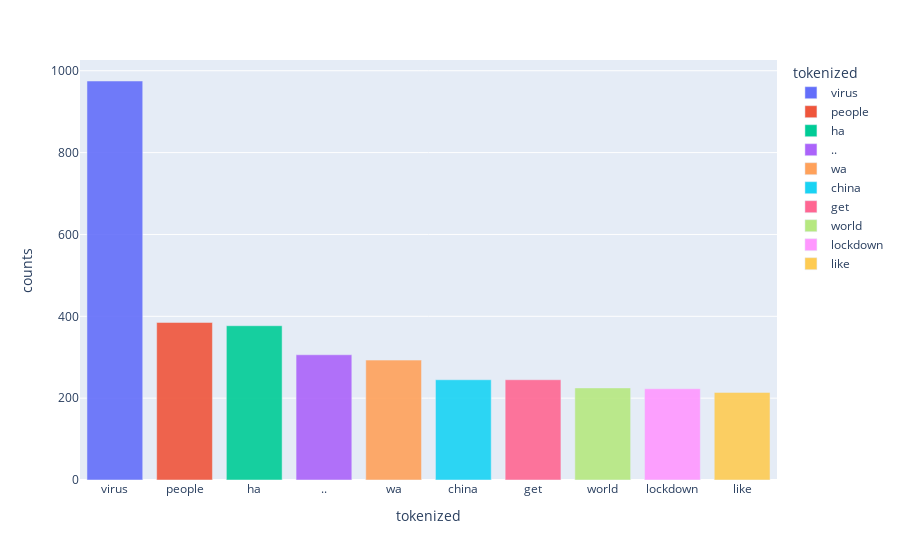

Notebook code cell kept with this figure:
### Code cell
gp1.daily_top10_barchart(df, date_selector.value)

### Figure 1 — Plotly figure (JSON) as saved in the notebook; plotly's stock layout.template omitted (floating-point values rounded to 4 significant figures)
{"data": [{"alignmentgroup": "True", "hovertemplate": "tokenized=%{x}<br>counts=%{y}<extra></extra>", "legendgroup": "virus", "marker": {"color": "#636efa", "opacity": 0.9}, "name": "virus", "offsetgroup": "virus", "orientation": "v", "showlegend": true, "textposition": "auto", "type": "bar", "x": ["virus"], "xaxis": "x", "y": [975], "yaxis": "y"}, {"alignmentgroup": "True", "hovertemplate": "tokenized=%{x}<br>counts=%{y}<extra></extra>", "legendgroup": "people", "marker": {"color": "#EF553B", "opacity": 0.9}, "name": "people", "offsetgroup": "people", "orientation": "v", "showlegend": true, "textposition": "auto", "type": "bar", "x": ["people"], "xaxis": "x", "y": [385], "yaxis": "y"}, {"alignmentgroup": "True", "hovertemplate": "tokenized=%{x}<br>counts=%{y}<extra></extra>", "legendgroup": "ha", "marker": {"color": "#00cc96", "opacity": 0.9}, "name": "ha", "offsetgroup": "ha", "orientation": "v", "showlegend": true, "textposition": "auto", "type": "bar", "x": ["ha"], "xaxis": "x", "y": [377], "yaxis": "y"}, {"alignmentgroup": "True", "hovertemplate": "tokenized=%{x}<br>counts=%{y}<extra></extra>", "legendgroup": "..", "marker": {"color": "#ab63fa", "opacity": 0.9}, "name": "..", "offsetgroup": "..", "orientation": "v", "showlegend": true, "textposition": "auto", "type": "bar", "x": [".."], "xaxis": "x", "y": [306], "yaxis": "y"}, {"alignmentgroup": "True", "hovertemplate": "tokenized=%{x}<br>counts=%{y}<extra></extra>", "legendgroup": "wa", "marker": {"color": "#FFA15A", "opacity": 0.9}, "name": "wa", "offsetgroup": "wa", "orientation": "v", "showlegend": true, "textposition": "auto", "type": "bar", "x": ["wa"], "xaxis": "x", "y": [293], "yaxis": "y"}, {"alignmentgroup": "True", "hovertemplate": "tokenized=%{x}<br>counts=%{y}<extra></extra>", "legendgroup": "china", "marker": {"color": "#19d3f3", "opacity": 0.9}, "name": "china", "offsetgroup": "china", "orientation": "v", "showlegend": true, "textposition": "auto", "type": "bar", "x": ["china"], "xaxis": "x", "y": [245], "yaxis": "y"}, {"alignmentgroup": "True", "hovertemplate": "tokenized=%{x}<br>counts=%{y}<extra></extra>", "legendgroup": "get", "marker": {"color": "#FF6692", "opacity": 0.9}, "name": "get", "offsetgroup": "get", "orientation": "v", "showlegend": true, "textposition": "auto", "type": "bar", "x": ["get"], "xaxis": "x", "y": [245], "yaxis": "y"}, {"alignmentgroup": "True", "hovertemplate": "tokenized=%{x}<br>counts=%{y}<extra></extra>", "legendgroup": "world", "marker": {"color": "#B6E880", "opacity": 0.9}, "name": "world", "offsetgroup": "world", "orientation": "v", "showlegend": true, "textposition": "auto", "type": "bar", "x": ["world"], "xaxis": "x", "y": [225], "yaxis": "y"}, {"alignmentgroup": "True", "hovertemplate": "tokenized=%{x}<br>counts=%{y}<extra></extra>", "legendgroup": "lockdown", "marker": {"color": "#FF97FF", "opacity": 0.9}, "name": "lockdown", "offsetgroup": "lockdown", "orientation": "v", "showlegend": true, "textposition": "auto", "type": "bar", "x": ["lockdown"], "xaxis": "x", "y": [223], "yaxis": "y"}, {"alignmentgroup": "True", "hovertemplate": "tokenized=%{x}<br>counts=%{y}<extra></extra>", "legendgroup": "like", "marker": {"color": "#FECB52", "opacity": 0.9}, "name": "like", "offsetgroup": "like", "orientation": "v", "showlegend": true, "textposition": "auto", "type": "bar", "x": ["like"], "xaxis": "x", "y": [214], "yaxis": "y"}], "layout": {"barmode": "relative", "legend": {"title": {"text": "tokenized"}, "tracegroupgap": 0}, "margin": {"t": 60}, "xaxis": {"anchor": "y", "categoryarray": ["virus", "people", "ha", "..", "wa", "china", "get", "world", "lockdown", "like"], "categoryorder": "array", "domain": [0, 1], "title": {"text": "tokenized"}}, "yaxis": {"anchor": "x", "domain": [0, 1], "title": {"text": "counts"}}}}
